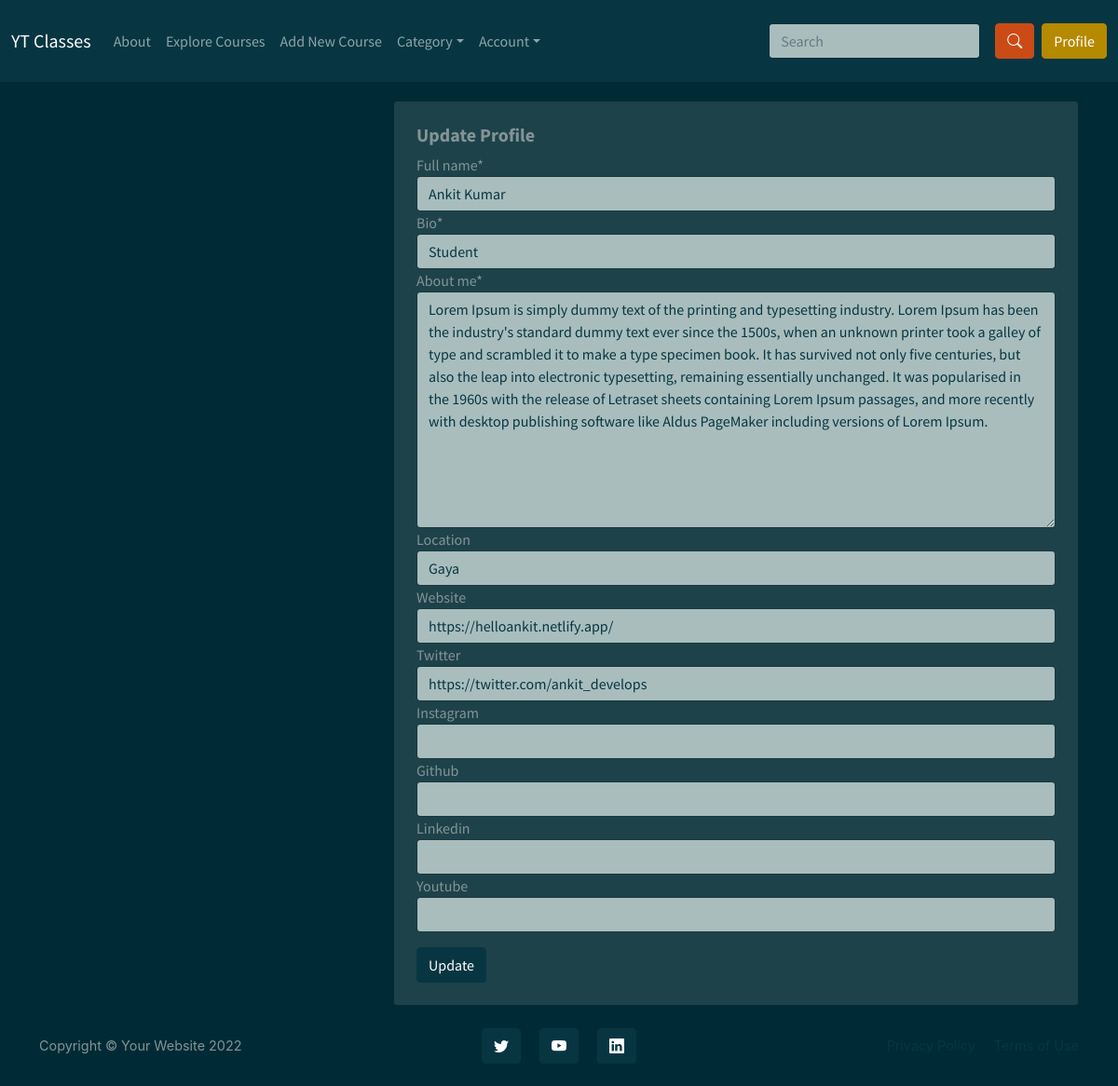
The app's page /profile/update/update_profile/ (signed in) with its own data.
### profiles/models.py (models this page shows, shortened)
class Profile(models.Model):
    user = models.OneToOneField(User, on_delete=models.CASCADE)
    full_name = models.CharField(max_length=100)
    avatar = models.URLField(
        blank=True,
        null=True,
        default="https://cdn.pixabay.com/photo/2015/10/05/22/37/blank-profile-picture-973460_1280.png",
    )
    is_instructor = models.BooleanField(default=False)
    bio = models.CharField(max_length=50)
    about_me = models.TextField()
    location = models.CharField(max_length=50, blank=True, null=True)
    website = models.URLField(blank=True, null=True)
    twitter = models.URLField(blank=True, null=True)
    instagram = models.URLField(blank=True, null=True)
    github = models.URLField(blank=True, null=True)
    linkedin = models.URLField(blank=True, null=True)
    youtube = models.URLField(blank=True, null=True)
    created_at = models.DateTimeField(auto_now_add=True)
    updated_at = models.DateTimeField(auto_now=True)

### profiles/views.py (the view)
# urls.py: path("update/update_profile/", views.edit_profile, name="update_profile"),
@login_required(login_url="account_login")
def edit_profile(request):
    current_user = request.user
    if request.method == "POST":
        profile_form = ProfileUpdateForm(
            request.POST,
            request.FILES,
            instance=request.user.profile,
        )
        if profile_form.is_valid():
            profile_form.save()
            messages.success(request, "Profile Updated Successfully !!!")
            return redirect("profile")
    else:
        profile_form = ProfileUpdateForm(instance=request.user.profile)
    context = {
        "profile_form": profile_form,
    }
    return render(request, "profiles/edit_profile.html", context)

### profiles/forms.py
class ProfileUpdateForm(forms.ModelForm):
    class Meta:
        model = Profile
        exclude = ["user", "is_instructor", "avatar"]

### courses/context_processors.py (called while the page is built)
def menu_links(request):
    links = Category.objects.all()
    return dict(links=links)

### courses/models.py (called while the page is built)
    def get_url(self):
        return reverse("course_by_category", args=[self.category_slug])

### templates/profiles/edit_profile.html (shortened to what this page needs)
{% extends 'base.html' %} {% load static %} {% block content %}
{% load crispy_forms_tags %}
<section class="user_info">
  <div class="container">
    <div class="row">
      <div class="col-md-4"></div>
      <div class="col-md-8">
        <div class="card p-4">
          <div class="user-description">
            <h5 class="fw-bold h5">Update Profile</h5>
          </div>
          <form
            action="{% url 'update_profile' %}"
            method="POST"
            enctype="multipart/form-data"
          >
            {% csrf_token %} {{profile_form | crispy }}
            <button class="btn btn-dark mt-3" type="submit">Update</button>
          </form>
        </div>
      </div>
    </div>
  </div>
</section>
{% endblock content %}

### static/css/style.css (style rules this page uses)
.card { margin-top: 20px; }

### records on screen
Profile: full_name "Ankit Kumar", bio "Student", about_me "Lorem Ipsum is simply dummy text of the printing and typesetting industry. Lorem Ipsum has been the industry's standard dummy text ever since the 1500s, when an unknown printer took a galley of type and scrambled it to make a type specimen book. It has survived not only five centuries, but also the leap into electronic typesetting, remaining essentially unchanged. It was popularised in the 1960s with the release of Letraset sheets containing Lorem Ipsum passages, and more recently with desktop publishing software like Aldus PageMaker including versions of Lorem Ipsum.", location "Gaya", website "https://helloankit.netlify.app/", twitter "https://twitter.com/ankit_develops"
